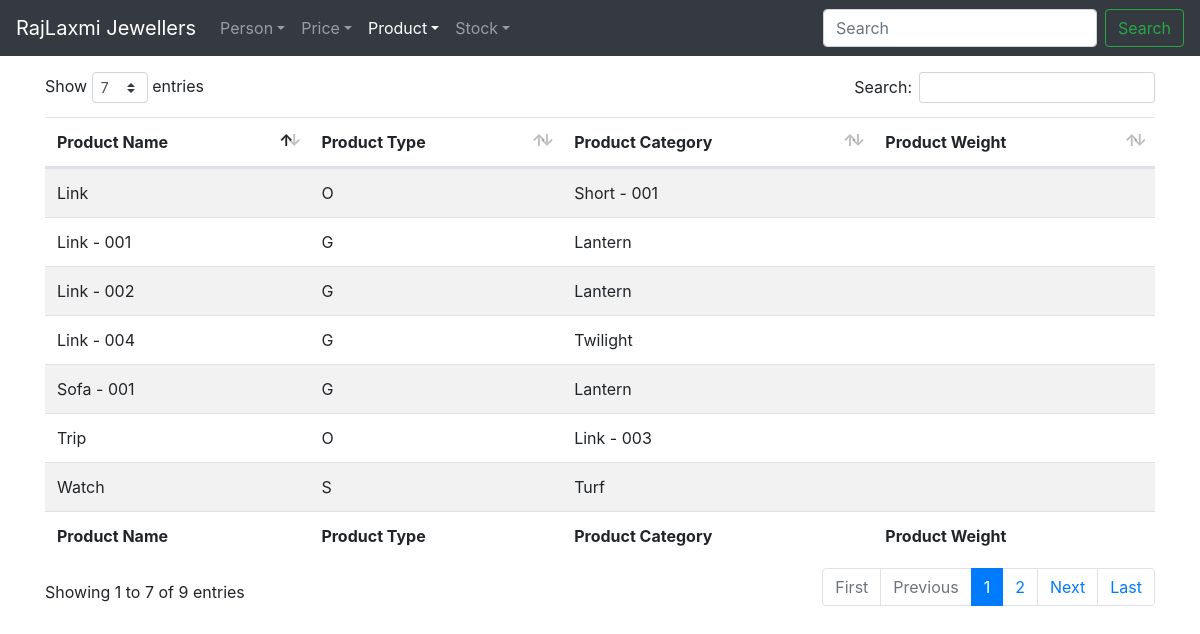
The app's page /product/list/, older data.
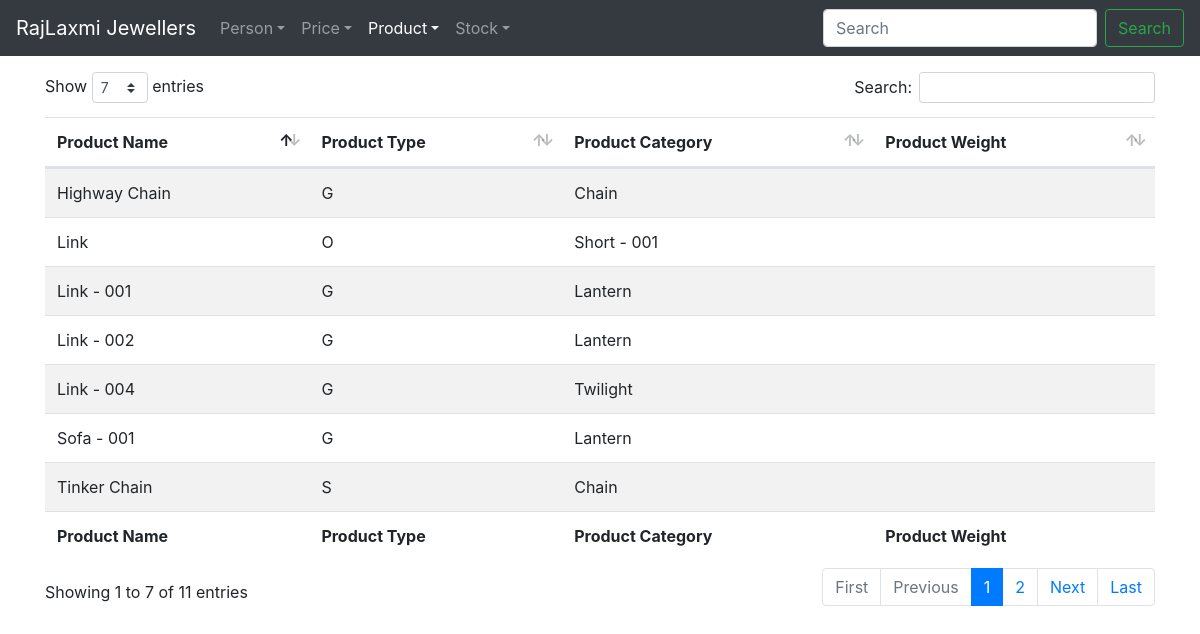
The same page, newer data.
### product/models.py (models this page shows, shortened)
class Product(models.Model):
	p_type = [("G", "Gold"), ("S", "Silver"), ("O", "Other")]
	p_specification = [("F", "FeMale"), ("M", "Male"), ("O", "Other"), ]
	p_name = RegexValidator(regex="^([A-Za-z0-9\-\ ]+)$",
							message="Only Letters, Numbers and Hyphen(-) Allowed")
	product_name = models.CharField(max_length=50, unique=True,
									validators=[p_name,
									MinLengthValidator(limit_value=3),
									MaxLengthValidator(limit_value=50), ])
	product_type = models.CharField(max_length=1, choices=p_type)
	product_category = models.ForeignKey(ProductCategory,
										 on_delete=models.PROTECT)
	product_specification = models.CharField(max_length=1, choices=p_specification, )
	product_gross_weight = models.DecimalField(max_digits=21, decimal_places=3, )
	product_other_weight = models.DecimalField(max_digits=21, decimal_places=3, )
	product_net_weight = models.DecimalField(max_digits=21, decimal_places=3, )
	product_seller = models.CharField(max_length=50,
										validators=[p_name,
										MinLengthValidator(limit_value=3),
										MaxLengthValidator(limit_value=50), ])
	product_labour = models.DecimalField(max_digits=21, decimal_places=2, )
	product_other_charge_diamond = models.DecimalField(max_digits=21, decimal_places=2, )
	product_other_charge_rodium = models.DecimalField(max_digits=21, decimal_places=2, )
	product_other_charge_pearl = models.DecimalField(max_digits=21, decimal_places=2, )
	product_measurement = models.DecimalField(max_digits=21, decimal_places=2, )
	date_added = models.DateTimeField(auto_now_add=True)

class ProductCategory(models.Model):
	p_category = RegexValidator(regex="^([A-Za-z0-9\-\ ]+)$",
								message="Only Letters, Numbers and Hyphen(-) Allowed")
	product_category = models.CharField(max_length=50, unique=True,
										validators=[p_category,
													MinLengthValidator(limit_value=3),
													MaxLengthValidator(limit_value=50), ])
	date_added = models.DateTimeField(auto_now_add=True)
	def __str__(self):
		return f"{self.product_category}"

### product/views.py (the view)
# urls.py: path("list/", ListProductView.as_view(), name="product-list"),
class ListProductView(ListView):
	model = Product

### product/templates/product/product_list.html (shortened to what this page needs)
{% extends "base.html" %}
{% block content %}
<table id="price_table" class="table table-hover table-striped" style="width:100%">
	<thead>
		<tr>
			<th>Product Name</th>
			<th>Product Type</th>
			<th>Product Category</th>
			<th>Product Weight</th>
		</tr>
	</thead>
	<tbody>
		{% for product in object_list %}
			<tr>
				<td>{{ product.product_name }}</td>
				<td>{{ product.product_type }}</td>
				<td>{{ product.product_category }}</td>
				<td>{{ product.product_weight }}</td>
			</tr>
		{% endfor %}
	</tbody>
	<tfoot>
		<tr>
			<th>Product Name</th>
			<th>Product Type</th>
			<th>Product Category</th>
			<th>Product Weight</th>
		</tr>
	</tfoot>
</table>
{% endblock content %}

Row changes from the older to the newer data that the page shows:
no longer on this page (row edited): Product: product_name "Watch", product_type "S", product_category "Turf"
no longer on this page (row edited): Product: product_name "Trip", product_type "O", product_category "Link - 003"
added Product: product_name "Highway Chain", product_type "G", product_category "Chain"
added Product: product_name "Tinker Chain", product_type "S", product_category "Chain"
Text that changed along with them:
text written by a page script: "Show entries Search: Showing 1 to 7 of 9 entries First Previous 1 2 Next Last" → "Show entries Search: Showing 1 to 7 of 11 entries First Previous 1 2 Next Last"
